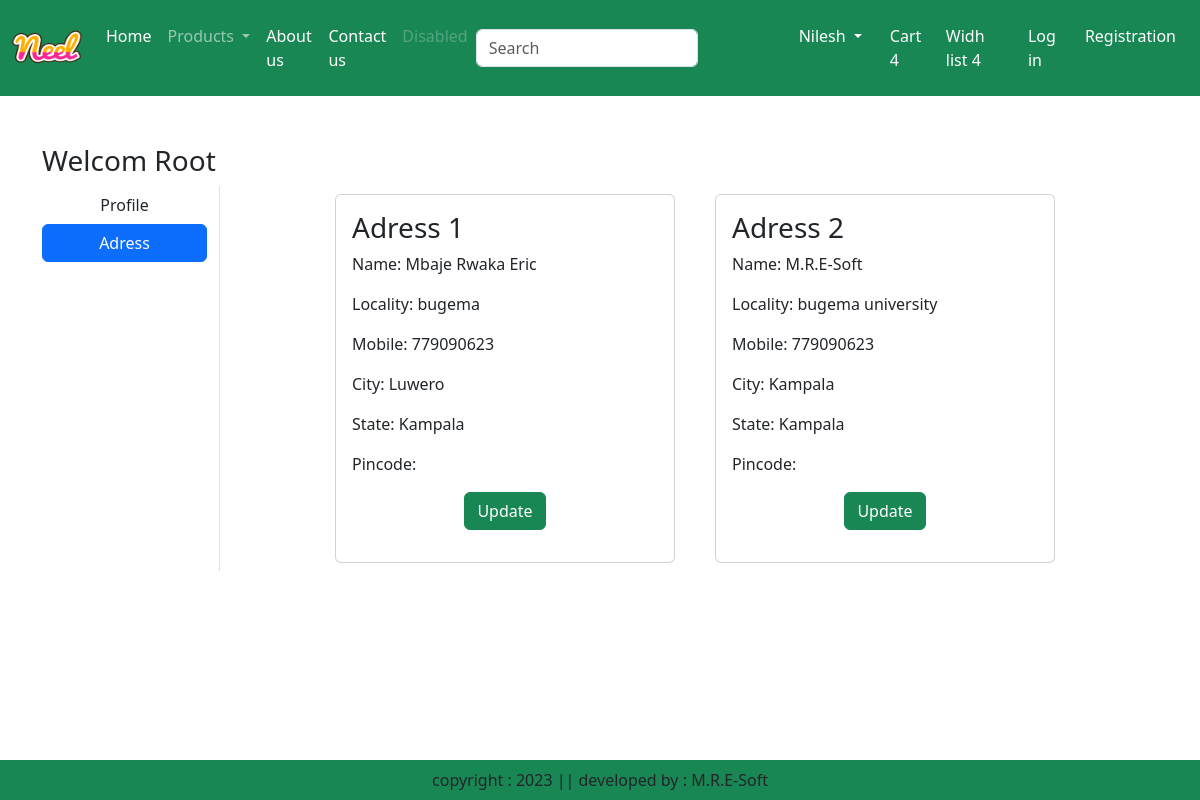
/adress/ (signed in), run on the app's committed database.
### app/models.py (models this page shows, shortened)
class Customer(models.Model):
    user = models.ForeignKey(User,on_delete=models.CASCADE)
    name = models.CharField(max_length=200)
    locality = models.CharField(max_length=200)
    city = models.CharField(max_length=50)
    mobile = models.IntegerField(default=0)
    zipcode = models.IntegerField()
    state = models.CharField(choices=STATE_CHOICES, max_length=100)

### app/views.py (the view)
# urls.py: path("adress/" , views.adress, name="adress"),
def adress(request):
    add = Customer.objects.filter(user=request.user)
    return render(request, 'app/address.html',locals())

### app/templates/app/address.html (shortened to what this page needs)
{% extends 'app/base.html' %}
{% load static %}
{% block main-content %}
<div class="container my-5">
    <div class="row">
       <h3>Welcom <span class="text-capitalize">{{request.user}}</span></h3>
        <div class="col-sm-2 border-end">
                <ul class="list-unstyled">
                  <li class="d-grid"><a href="{% url 'profile' %}" class="btn">Profile</a></li>
                  <li class="d-grid"><a href="{% url 'adress' %}" class="btn btn-primary">Adress</a></li>
                </ul>
       </div>
       <div class="col-sm-8 offset-sm-1">
            <div class="row">
                {% for ad in add %}
                <div class="col-sm-6">
                    <div class="card m-2">
                        <div class="card-body">
                            <h3>Adress {{forloop.counter}}</h3>
                            <p>Name: {{ad.name}}</p>
                            <p>Locality: {{ad.locality}}</p>
                            <p>Mobile: {{ad.mobile}}</p>
                            <p>City: {{ad.city}}</p>
                            <p>State: {{ad.state}}</p>
                            <p>Pincode: {{ad.pincode}}</p>
                            <p class="text-center"><a href="{% url 'updateAddress' pk=ad.id %}" type="button" class="btn btn-success">Update</a></p>
                        </div>
                    </div>
                </div>
                {% endfor %}
            </div>
       </div>
{% endblock main-content %}

### data on the page
Customer: name "Mbaje Rwaka Eric", locality "bugema", mobile "779090623", city "Luwero", state "Kampala"
Customer: name "M.R.E-Soft", locality "bugema university", mobile "779090623", city "Kampala", state "Kampala"

### other printed values
{{ request.user }} "Root"
